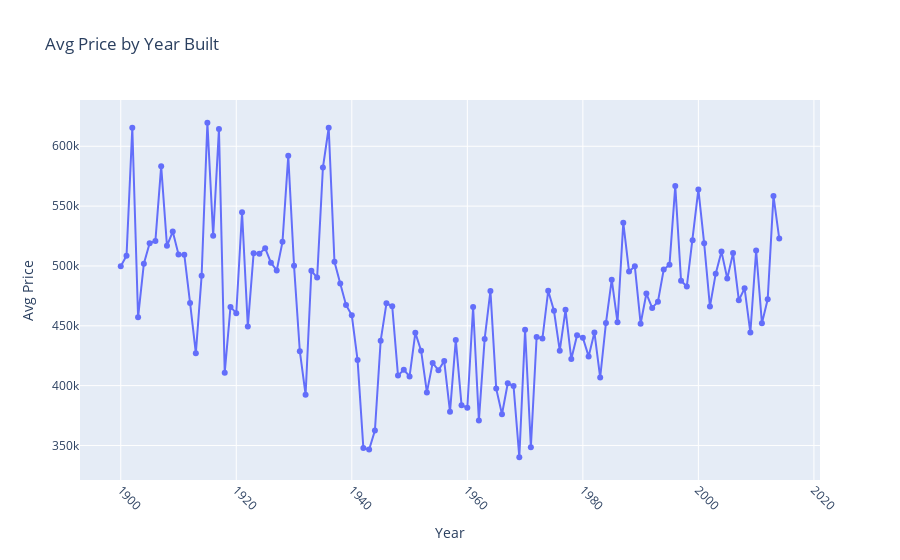

This figure's notebook cell:
### Code cell
#yr_built vs price

fig = px.line(
    df_copydata.groupby('yr_built')['price'].mean().reset_index(),
    x='yr_built', y='price',
    title='Avg Price by Year Built',
    labels={'yr_built': 'Year', 'price': 'Avg Price'},
    markers=True
)
fig.update_layout(xaxis_tickangle=45)
fig.show()
